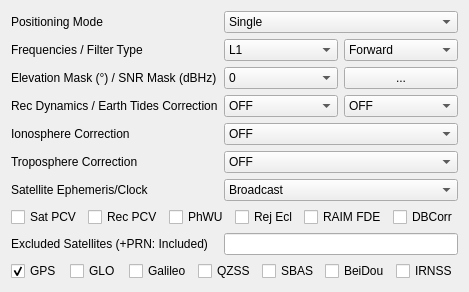
     <widget class="QWidget" name="TabSheet1">
      <property name="toolTip">
       <string/>
      </property>
      <attribute name="title">
       <string>Setting&amp;1</string>
      </attribute>
      <layout class="QGridLayout" name="gridLayout">
       <item row="1" column="1" colspan="2">
        <widget class="QComboBox" name="PosMode">
         <property name="enabled">
          <bool>true</bool>
         </property>
         <property name="toolTip">
          <string/>
         </property>
         <item>
          <property name="text">
           <string>Single</string>
          </property>
         </item>
         <item>
          <property name="text">
           <string>DGPS/DGNSS</string>
          </property>
         </item>
         <item>
          <property name="text">
           <string>Kinematic</string>
          </property>
         </item>
         <item>
          <property name="text">
           <string>Static</string>
          </property>
         </item>
         <item>
          <property name="text">
           <string>Moving-Base</string>
          </property>
         </item>
         <item>
          <property name="text">
           <string>Fixed</string>
          </property>
         </item>
         <item>
          <property name="text">
           <string>PPP Kinematic</string>
          </property>
         </item>
         <item>
          <property name="text">
           <string>PPP Static</string>
          </property>
         </item>
         <item>
          <property name="text">
           <string>PPP Fixed</string>
          </property>
         </item>
         <item>
          <property name="text">
           <string>Network RTK</string>
          </property>
         </item>
        </widget>
       </item>
       <item row="1" column="0">
        <widget class="QLabel" name="LabelPosMode">
         <property name="enabled">
          <bool>true</bool>
         </property>
         <property name="toolTip">
          <string/>
         </property>
         <property name="text">
          <string>Positioning Mode</string>
         </property>
        </widget>
       </item>
       <item row="5" column="0">
        <widget class="QLabel" name="Label8">
         <property name="enabled">
          <bool>true</bool>
         </property>
         <property name="toolTip">
          <string/>
         </property>
         <property name="text">
          <string>Ionosphere Correction</string>
         </property>
        </widget>
       </item>
       <item row="2" column="2">
        <widget class="QComboBox" name="Solution">
         <property name="enabled">
          <bool>true</bool>
         </property>
         <property name="toolTip">
          <string/>
         </property>
         <item>
          <property name="text">
           <string>Forward</string>
          </property>
         </item>
         <item>
          <property name="text">
           <string>Backward</string>
          </property>
         </item>
         <item>
          <property name="text">
           <string>Combined</string>
          </property>
         </item>
        </widget>
       </item>
       <item row="3" column="1">
        <widget class="QComboBox" name="ElMask">
         <property name="enabled">
          <bool>true</bool>
         </property>
         <property name="toolTip">
          <string/>
         </property>
         <item>
          <property name="text">
           <string>0</string>
          </property>
         </item>
         <item>
          <property name="text">
           <string>5</string>
          </property>
         </item>
         <item>
          <property name="text">
           <string>10</string>
          </property>
         </item>
         <item>
          <property name="text">
           <string>15</string>
          </property>
         </item>
         <item>
          <property name="text">
           <string>20</string>
          </property>
         </item>
         <item>
          <property name="text">
           <string>25</string>
          </property>
         </item>
         <item>
          <property name="text">
           <string>30</string>
          </property>
         </item>
         <item>
          <property name="text">
           <string>35</string>
          </property>
         </item>
         <item>
          <property name="text">
           <string>40</string>
          </property>
         </item>
         <item>
          <property name="text">
           <string>45</string>
          </property>
         </item>
         <item>
          <property name="text">
           <string>50</string>
          </property>
         </item>
         <item>
          <property name="text">
           <string>55</string>
          </property>
         </item>
         <item>
          <property name="text">
           <string>60</string>
          </property>
         </item>
         <item>
          <property name="text">
           <string>65</string>
          </property>
         </item>
         <item>
          <property name="text">
           <string>70</string>
          </property>
         </item>
        </widget>
       </item>
       <item row="11" column="0" colspan="3">
        <widget class="QWidget" name="widget_2" native="true">
         <property name="sizePolicy">
          <sizepolicy hsizetype="Preferred" vsizetype="Fixed">
           <horstretch>0</horstretch>
           <verstretch>0</verstretch>
          </sizepolicy>
         </property>
         <layout class="QHBoxLayout" name="horizontalLayout_2">
          <property name="leftMargin">
           <number>0</number>
          </property>
          <property name="topMargin">
           <number>0</number>
          </property>
          <property name="rightMargin">
           <number>0</number>
          </property>
          <property name="bottomMargin">
           <number>0</number>
          </property>
          <item>
           <widget class="QCheckBox" name="PosOpt1">
            <property name="toolTip">
             <string/>
            </property>
            <property name="text">
             <string>Sat PCV</string>
            </property>
            <property name="checked">
             <bool>false</bool>
            </property>
           </widget>
          </item>
          <item>
           <widget class="QCheckBox" name="PosOpt2">
            <property name="toolTip">
             <string/>
            </property>
            <property name="text">
             <string>Rec PCV</string>
            </property>
            <property name="checked">
             <bool>false</bool>
            </property>
           </widget>
          </item>
          <item>
           <widget class="QCheckBox" name="PosOpt3">
            <property name="toolTip">
             <string/>
            </property>
            <property name="text">
             <string>PhWU</string>
            </property>
            <property name="checked">
             <bool>false</bool>
            </property>
           </widget>
          </item>
          <item>
           <widget class="QCheckBox" name="PosOpt4">
            <property name="toolTip">
             <string/>
            </property>
            <property name="text">
             <string>Rej Ecl</string>
            </property>
            <property name="checked">
             <bool>false</bool>
            </property>
           </widget>
          </item>
          <item>
           <widget class="QCheckBox" name="PosOpt5">
            <property name="toolTip">
             <string/>
            </property>
            <property name="text">
             <string>RAIM FDE</string>
            </property>
            <property name="checked">
             <bool>false</bool>
            </property>
           </widget>
          </item>
          <item>
           <widget class="QCheckBox" name="PosOpt6">
            <property name="toolTip">
             <string/>
            </property>
            <property name="text">
             <string>DBCorr</string>
            </property>
            <property name="checked">
             <bool>false</bool>
            </property>
           </widget>
          </item>
         </layout>
        </widget>
       </item>
       <item row="2" column="0">
        <widget class="QLabel" name="LabelFreq">
         <property name="enabled">
          <bool>true</bool>
         </property>
         <property name="toolTip">
          <string/>
         </property>
         <property name="text">
          <string>Frequencies / Filter Type</string>
         </property>
        </widget>
       </item>
       <item row="2" column="1">
        <widget class="QComboBox" name="Freq">
         <property name="enabled">
          <bool>true</bool>
         </property>
         <property name="toolTip">
          <string/>
         </property>
         <item>
          <property name="text">
           <string>L1</string>
          </property>
         </item>
         <item>
          <property name="text">
           <string>L1+L2</string>
          </property>
         </item>
         <item>
          <property name="text">
           <string>L1+L2+L5</string>
          </property>
         </item>
         <item>
          <property name="text">
           <string>L1+L5</string>
          </property>
         </item>
        </widget>
       </item>
       <item row="3" column="0">
        <widget class="QLabel" name="LabelElMask">
         <property name="enabled">
          <bool>true</bool>
         </property>
         <property name="toolTip">
          <string/>
         </property>
         <property name="text">
          <string>Elevation Mask (°) / SNR Mask (dBHz)</string>
         </property>
        </widget>
       </item>
       <item row="4" column="2">
        <widget class="QComboBox" name="TideCorr">
         <property name="enabled">
          <bool>true</bool>
         </property>
         <property name="toolTip">
          <string/>
         </property>
         <item>
          <property name="text">
           <string>OFF</string>
          </property>
         </item>
         <item>
          <property name="text">
           <string>Solid</string>
          </property>
         </item>
         <item>
          <property name="text">
           <string>Solid/OTL</string>
          </property>
         </item>
        </widget>
       </item>
       <item row="4" column="1">
        <widget class="QComboBox" name="DynamicModel">
         <property name="enabled">
          <bool>true</bool>
         </property>
         <property name="toolTip">
          <string/>
         </property>
         <item>
          <property name="text">
           <string>OFF</string>
          </property>
         </item>
         <item>
          <property name="text">
           <string>ON</string>
          </property>
         </item>
        </widget>
       </item>
       <item row="4" column="0">
        <widget class="QLabel" name="Label3">
         <property name="enabled">
          <bool>true</bool>
         </property>
         <property name="toolTip">
          <string/>
         </property>
         <property name="text">
          <string>Rec Dynamics / Earth Tides Correction</string>
         </property>
        </widget>
       </item>
       <item row="5" column="1" colspan="2">
        <widget class="QComboBox" name="IonoOpt">
         <property name="enabled">
          <bool>true</bool>
         </property>
         <property name="toolTip">
          <string/>
         </property>
         <item>
          <property name="text">
           <string>OFF</string>
          </property>
         </item>
         <item>
          <property name="text">
           <string>Broadcast</string>
          </property>
         </item>
         <item>
          <property name="text">
           <string>SBAS</string>
          </property>
         </item>
         <item>
          <property name="text">
           <string>Iono-Free LC</string>
          </property>
         </item>
         <item>
          <property name="text">
           <string>Estimate TEC</string>
          </property>
         </item>
         <item>
          <property name="text">
           <string>IONEX TEC</string>
          </property>
         </item>
         <item>
          <property name="text">
           <string>QZSS Broardcast</string>
          </property>
         </item>
         <item>
          <property name="text">
           <string>QZSS LEX</string>
          </property>
         </item>
         <item>
          <property name="text">
           <string>Input TEC</string>
          </property>
         </item>
        </widget>
       </item>
       <item row="3" column="2">
        <widget class="QPushButton" name="BtnMask">
         <property name="enabled">
          <bool>true</bool>
         </property>
         <property name="toolTip">
          <string/>
         </property>
         <property name="text">
          <string>...</string>
         </property>
         <property name="flat">
          <bool>false</bool>
         </property>
        </widget>
       </item>
       <item row="6" column="0">
        <widget class="QLabel" name="Label9">
         <property name="enabled">
          <bool>true</bool>
         </property>
         <property name="toolTip">
          <string/>
         </property>
         <property name="text">
          <string>Troposphere Correction</string>
         </property>
        </widget>
       </item>
       <item row="6" column="1" colspan="2">
        <widget class="QComboBox" name="TropOpt">
         <property name="enabled">
          <bool>true</bool>
         </property>
         <property name="toolTip">
          <string/>
         </property>
         <item>
          <property name="text">
           <string>OFF</string>
          </property>
         </item>
         <item>
          <property name="text">
           <string>Saastamoinen</string>
          </property>
         </item>
         <item>
          <property name="text">
           <string>SBAS</string>
          </property>
         </item>
         <item>
          <property name="text">
           <string>Estimate ZTD</string>
          </property>
         </item>
         <item>
          <property name="text">
           <string>Estimate ZTD+Grad</string>
          </property>
         </item>
         <item>
          <property name="text">
           <string>Input ZTD</string>
          </property>
         </item>
        </widget>
       </item>
       <item row="7" column="0">
        <widget class="QLabel" name="Label32">
         <property name="enabled">
          <bool>true</bool>
         </property>
         <property name="toolTip">
          <string/>
         </property>
         <property name="text">
          <string>Satellite Ephemeris/Clock</string>
         </property>
        </widget>
       </item>
       <item row="7" column="1" colspan="2">
        <widget class="QComboBox" name="SatEphem">
         <property name="enabled">
          <bool>true</bool>
         </property>
         <property name="toolTip">
          <string/>
         </property>
         <item>
          <property name="text">
           <string>Broadcast</string>
          </property>
         </item>
         <item>
          <property name="text">
           <string>Precise</string>
          </property>
         </item>
         <item>
          <property name="text">
           <string>Broadcast+SBAS</string>
          </property>
         </item>
         <item>
          <property name="text">
           <string>Broadcast+SSR APC</string>
          </property>
         </item>
         <item>
          <property name="text">
           <string>Broadcast+SSR CoM</string>
          </property>
         </item>
         <item>
          <property name="text">
           <string>QZSS LEX</string>
          </property>
         </item>
        </widget>
       </item>
       <item row="12" column="0">
        <widget class="QLabel" name="Label35">
         <property name="enabled">
          <bool>true</bool>
         </property>
         <property name="toolTip">
          <string/>
         </property>
         <property name="text">
          <string>Excluded Satellites (+PRN: Included)</string>
         </property>
        </widget>
       </item>
       <item row="12" column="1" colspan="2">
        <widget class="QLineEdit" name="ExSats">
         <property name="enabled">
          <bool>true</bool>
         </property>
         <property name="toolTip">
          <string/>
         </property>
         <property name="text">
          <string/>
         </property>
        </widget>
       </item>
       <item row="14" column="0" colspan="3">
        <widget class="QWidget" name="widget_3" native="true">
         <property name="sizePolicy">
          <sizepolicy hsizetype="Preferred" vsizetype="Fixed">
           <horstretch>0</horstretch>
           <verstretch>0</verstretch>
          </sizepolicy>
         </property>
         <layout class="QHBoxLayout" name="horizontalLayout_3">
          <property name="leftMargin">
           <number>0</number>
          </property>
          <property name="topMargin">
           <number>0</number>
          </property>
          <property name="rightMargin">
           <number>0</number>
          </property>
          <property name="bottomMargin">
           <number>0</number>
          </property>
          <item>
           <widget class="QCheckBox" name="NavSys1">
            <property name="toolTip">
             <string/>
            </property>
            <property name="text">
             <string>GPS</string>
            </property>
            <property name="checked">
             <bool>true</bool>
            </property>
           </widget>
          </item>
          <item>
           <widget class="QCheckBox" name="NavSys2">
            <property name="toolTip">
             <string/>
            </property>
            <property name="text">
             <string>GLO</string>
            </property>
            <property name="checked">
             <bool>false</bool>
            </property>
           </widget>
          </item>
          <item>
           <widget class="QCheckBox" name="NavSys3">
            <property name="toolTip">
             <string/>
            </property>
            <property name="text">
             <string>Galileo</string>
            </property>
            <property name="checked">
             <bool>false</bool>
            </property>
           </widget>
          </item>
          <item>
           <widget class="QCheckBox" name="NavSys4">
            <property name="toolTip">
             <string/>
            </property>
            <property name="text">
             <string>QZSS</string>
            </property>
            <property name="checked">
             <bool>false</bool>
            </property>
           </widget>
          </item>
          <item>
           <widget class="QCheckBox" name="NavSys5">
            <property name="toolTip">
             <string/>
            </property>
            <property name="text">
             <string>SBAS</string>
            </property>
            <property name="checked">
             <bool>false</bool>
            </property>
           </widget>
          </item>
          <item>
           <widget class="QCheckBox" name="NavSys6">
            <property name="toolTip">
             <string/>
            </property>
            <property name="text">
             <string>BeiDou</string>
            </property>
            <property name="checked">
             <bool>false</bool>
            </property>
           </widget>
          </item>
          <item>
           <widget class="QCheckBox" name="NavSys7">
            <property name="text">
             <string>IRNSS</string>
            </property>
           </widget>
          </item>
         </layout>
        </widget>
       </item>
      </layout>
     </widget>
